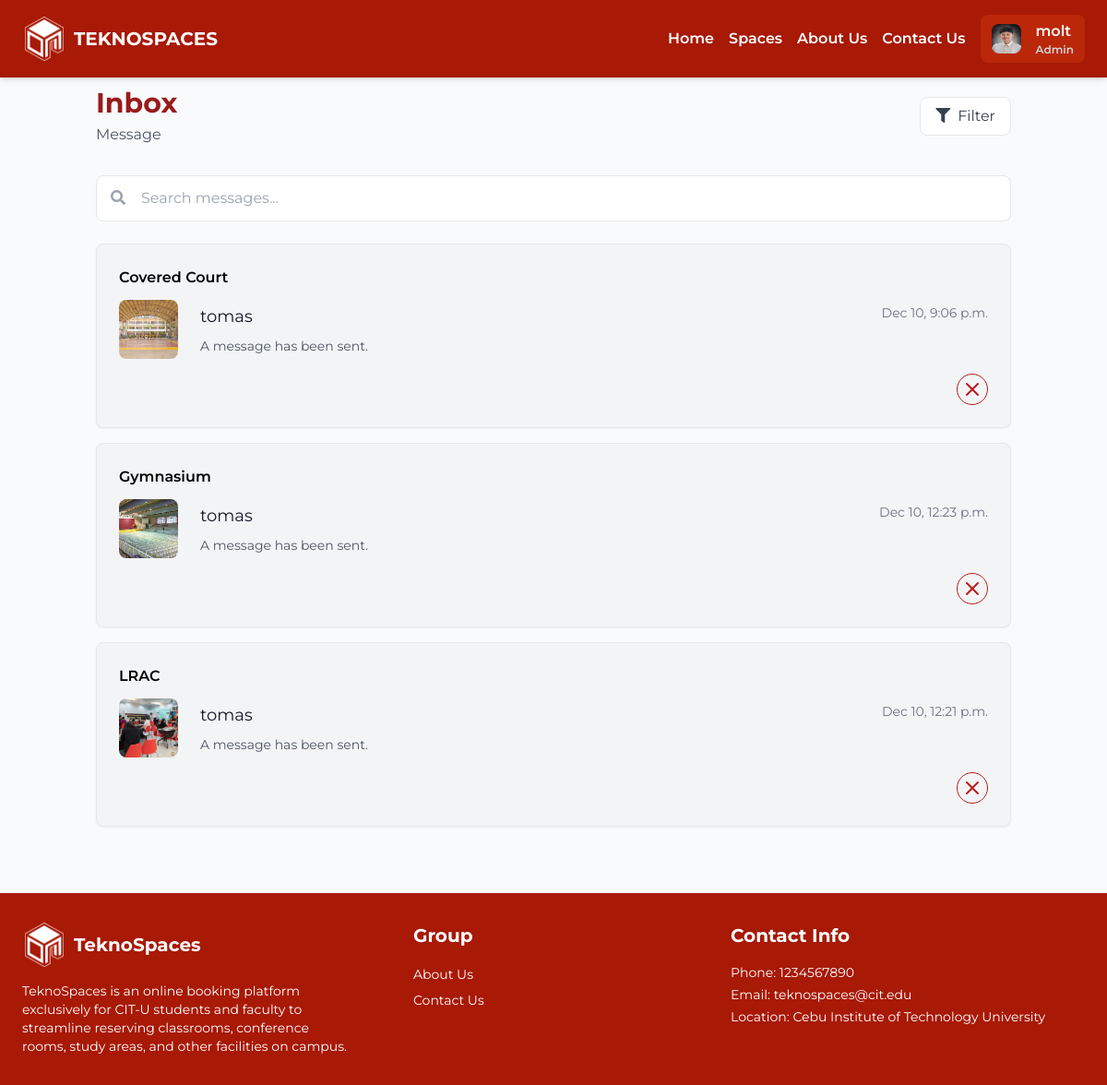
The app's page /inbox/ (signed in) with its own data.
### account/models.py (models this page shows)
class CustomUser(AbstractUser):
    profile_picture = models.ImageField(upload_to='prof_pic', blank=True, null=True)
    first_name = models.CharField(max_length=30, blank=True)
    last_name = models.CharField(max_length=30, blank=True)
    username = models.CharField(max_length=30, unique=True)
    email = models.EmailField(blank=True)
    sex = models.CharField(max_length=1, choices=[('M', 'Male'), ('F', 'Female')])
    year_level = models.IntegerField(null=True, blank=True, default=1)
    usertype = models.CharField(max_length=10, choices=[('student', 'Student'), ('faculty', 'Faculty'), ('admin', 'Admin')])
    program = models.CharField(max_length=100, null=True, default='Unrecorded')
    status = models.CharField(max_length=10, choices=[('active', 'Active'), ('inactive', 'Inactive')], default='active')

### conversation/models.py (models this page shows)
class Conversation(models.Model):
    space = models.ForeignKey(Space, related_name='conversation', on_delete=models.CASCADE)
    members = models.ManyToManyField(settings.AUTH_USER_MODEL, related_name='conversation')
    created_at = models.DateTimeField(auto_now_add=True)
    modified_at = models.DateTimeField(auto_now=True)
    is_read = models.BooleanField(default=False)
    class Meta:
        ordering = ('-modified_at',)

### space/models.py (models this page shows, shortened)
class Space(models.Model):
    main_image = models.ImageField(upload_to='space_images', blank=True, null=True)
    second_image = models.ImageField(upload_to='space_images', blank=True, null=True)
    third_image = models.ImageField(upload_to='space_images', blank=True, null=True)
    fourth_image = models.ImageField(upload_to='space_images', blank=True, null=True)
    fifth_image = models.ImageField(upload_to='space_images', blank=True, null=True)
    sixth_image = models.ImageField(upload_to='space_images', blank=True, null=True)
    title = models.CharField(max_length=100)
    category = models.ManyToManyField(Category, related_name='space')
    description = models.TextField(blank=True, null=True)
    price = models.FloatField()
    managed_by = models.ForeignKey(settings.AUTH_USER_MODEL, related_name='spaces', blank=True, null=True, on_delete=models.RESTRICT)
    booked_by = models.ForeignKey(settings.AUTH_USER_MODEL, related_name='space', blank=True, null=True, on_delete=models.SET_NULL)
    is_booked = models.BooleanField(default=False)
    date_created = models.DateField(auto_now_add=True)
    date_updated = models.DateTimeField(auto_now=True)
    book_count = models.IntegerField(null=True, blank=True, default=0)
    type = models.ManyToManyField(Type, related_name='space')
    venue = models.CharField(max_length=100)
    schedule = models.CharField(max_length= 16, null=True, blank=True, default='abcdefghijklmnop')
    seating_capacity = models.IntegerField()
    hasAirConditioner = models.BooleanField()
    hasInternet = models.BooleanField()
    hasTelevision = models.BooleanField()

### conversation/views.py (the view)
# urls.py: path('', views.inbox, name='inbox'),
@login_required
def inbox(request):
    search_query = request.GET.get('search', '')
    filter_type = request.GET.get('filter', '')
    conversations = Conversation.objects.filter(
        members=request.user
    ).order_by('-modified_at')
    if search_query:
        conversations = conversations.filter(
            Q(members__username__icontains=search_query) |
            Q(space__title__icontains=search_query) |
            Q(messages__content__icontains=search_query)
        ).distinct()
    if filter_type == 'unread':
        conversations = conversations.filter(is_read=False)
    elif filter_type == 'read':
        conversations = conversations.filter(is_read=True)
    elif filter_type == 'latest':
        conversations = conversations.order_by('-modified_at')
    paginator = Paginator(conversations, 10)  # 10 conversations per page
    page_number = request.GET.get('page', 1)
    conversations = paginator.get_page(page_number)
    context = {
        'conversations': conversations,
        'today': timezone.now(),
        'search_query': search_query,
        'filter_type': filter_type,
    }
    return render(request, 'conversation/inbox.html', context)

### conversation/templates/conversation/inbox.html (shortened to what this page needs)
{% extends 'core/base.html' %}
{% load static %}
{% block content %}
<div class="container mx-auto px-4 py-8 pt-[94px]">
    <div class="flex justify-between items-center mb-8">
        <div>
            <h1 class="text-3xl font-bold text-red-800">Inbox</h1>
            <p class="text-gray-600 mt-1">
                {% with total=conversations.count %}
                    {{ total }} Message{{ total|pluralize }}
                {% endwith %}
            </p>
        </div>
        <div class="flex space-x-4">
            <div class="relative group" x-data="{ open: false }" @mouseleave="setTimeout(() => open = false, 400)">
                <button @mouseenter="open = true"
                        @click="open = !open"
                        class="bg-white px-4 py-2 text-gray-700 border border-gray-200 rounded-lg hover:border-red-600 hover:text-red-600 transition-colors duration-200">
                    <i class="fas fa-filter mr-2"></i>Filter
                </button>
            </div>
        </div>
    </div>
    <form method="GET" action="." class="mb-6">
        <div class="relative">
            <input type="text"
                   name="search"
                   value="{{ request.GET.search }}"
                   placeholder="Search messages..."
                   class="w-full pl-12 pr-4 py-3 rounded-lg border border-gray-200 focus:ring-1 transition-all duration-200">
            <button type="submit" class="absolute left-4 top-1/2 transform -translate-y-1/2 text-gray-400">
                <i class="fas fa-search"></i>
            </button>
        </div>
    </form>
    <div class="space-y-4">
        {% for conversation in conversations %}
        <a href="{% url 'conversation:detail' conversation.id %}" class="block message-container" data-message-id="{{ conversation.id }}">
            <div class="p-6 rounded-lg shadow-sm hover:shadow-md transition-all duration-200 border {% if conversation.is_read %}bg-gray-100 border-gray-200{% else %}bg-white border-gray-300{% endif %}">
                <h2 class="font-semibold mb-3">{{ conversation.space.title }}</h2>
                <div class="flex items-center {% if not conversation.is_read %}font-bold{% endif %}">
                    <div class="flex-shrink-0 relative">
                        <img src="{{ conversation.space.main_image.url }}"
                             class="w-16 h-16 object-cover rounded-lg"
                             alt="{{ conversation.space.name }}">
                    </div>
                    <div class="ml-6 flex-grow">
                        {% for member in conversation.members.all %}
                            {% if member != request.user %}
                            <div class="flex justify-between items-start">
                                <div>
                                    <h2 class="text-lg text-gray-900">{{ member.username }}</h2>
                                </div>
                                <span class="text-sm text-gray-500">
                                    {% if conversation.modified_at|date:"Y-m-d" == today|date:"Y-m-d" %}
                                        Today, {{ conversation.modified_at|date:"g:i a" }}
                                    {% else %}
                                        {{ conversation.modified_at|date:"M j, g:i a" }}
                                    {% endif %}
                                </span>
                            </div>
                            <div class="flex items-center justify-between mt-2">
                                <p class="text-gray-600 text-sm line-clamp-2">
                                    {% if conversation.latest_message %}
                                        {{ conversation.latest_message.content|truncatechars:150 }}
                                    {% else %}
                                        A message has been sent.
                                    {% endif %}
                                </p>
                            </div>
                            {% endif %}
                        {% endfor %}
                    </div>
                </div>
                <form method="POST" action="{% url 'conversation:delete' conversation.id %}" onsubmit="return confirm('Are you sure you want to delete this conversation?');" class="mt-4 flex justify-end">
                    <button type="submit" class="group" title="Delete">
                        <div class="border border-red-700 p-1 rounded-full group-hover:bg-red-700 group-hover:border-transparent transition duration-300">
                            <svg xmlns="http://www.w3.org/2000/svg" class="h-6 w-6 text-red-700 group-hover:text-white" fill="none" viewBox="0 0 24 24" stroke="currentColor">
                                <path stroke-linecap="round" stroke-linejoin="round" stroke-width="2" d="M6 18L18 6M6 6l12 12" />
                            </svg>
                        </div>
                    </button>
                </form>
            </div>
        </a>
        {% endfor %}
    </div>
</div>
{% endblock %}

### core/templates/core/base.html (shortened to what this page needs)
<!DOCTYPE html>
<html lang="en">
<head>
    <script src="https://cdn.tailwindcss.com"></script>
    {% load static %}
    <link rel="stylesheet" href="{% static 'core/css/style.css' %}" type="text/css">
    <link rel="stylesheet" href="{% static 'css/base.css' %}" type="text/css">
    <link rel="stylesheet" href="https://cdnjs.cloudflare.com/ajax/libs/font-awesome/5.15.4/css/all.min.css">
</head>
<body class="bg-gray-50 font-sans relative">
    <nav class="py-4 px-6 flex flex-wrap items-center bg-[#A81906] shadow-md justify-between fixed z-[999999] w-full">
        {% load static %}
        <div class="flex items-center space-x-2">
            <img src="{% static 'core/images/logo-1.png' %}" alt="Logo" class="object-scale-down h-12 w-12">
            <a href="/" class="text-xl font-bold text-white">TEKNOSPACES</a>
        </div>
        <div class="w-full md:w-auto flex flex-col md:flex-row md:space-x-4 space-y-2 md:space-y-0 mt-4 md:mt-0 items-center md:justify-end">
            <a href="{% url 'core:index' %}" class="text-base font-semibold text-white hover:text-gray-300 transition">Home</a>
            <a href="{% url 'space:spaces' %}" class="text-base font-semibold text-white hover:text-gray-300 transition">Spaces</a>
            <a href="{% url 'core:about_us' %}" class="text-base font-semibold text-white hover:text-gray-300 transition">About Us</a>
            <a href="{% url 'core:contact_us' %}" class="text-base font-semibold text-white hover:text-gray-300 transition">Contact Us</a>
            {% if user.is_authenticated %}
                <div class="relative" id="profileDropdown">
                    <button onclick="toggleDropdown()" class="flex items-center px-3 py-1.5 text-base font-semibold bg-[#BA2709] text-white rounded-lg hover:bg-red-700 transition focus:outline-none">
                        {% if user.profile_picture %}
                            <img src="{{ user.profile_picture.url }}" alt="Profile Picture" class="h-8 w-8 rounded-lg mr-4">
                        {% else %}
                            <i class="fas fa-user-circle h-8 w-8 text-gray-500 mr-4"></i>
                        {% endif %}
                        <div class="flex flex-col items-start">
                            <span>{{ user.username }}</span>
                            {% if user.is_superuser %}
                                <span class="text-xs text-gray-300 mt-.2">Admin</span>
                            {% endif %}
                        </div>
                    </button>
                </div>
            {% else %}
                <a href="{% url 'core:log_in' %}" class="flex items-center px-3 py-1.5 text-base font-semibold bg-[#BA2709] text-white rounded-lg hover:bg-red-700 transition">
                    <span>Log In</span>
                </a>
            {% endif %}
        </div>
    </nav>
    {% block content %}
    {% endblock %}
    <footer class="py-8 px-6 bg-[#A81906] mt-10">
        <div class="max-w-7xl mx-auto flex flex-wrap justify-between">
            <div class="w-full md:w-1/3 mb-6 md:mb-0 pr-6">
                <div class="flex items-center space-x-2 mb-4">
                    <img src="{% static 'core/images/logo-1.png' %}" alt="Logo" class="object-scale-down h-12 w-12">
                    <h3 class="text-xl font-bold text-white">TeknoSpaces</h3>
                </div>
                <p class="text-sm text-white">TeknoSpaces is an online booking platform exclusively for CIT-U students and faculty to streamline reserving classrooms, conference rooms, study areas, and other facilities on campus.</p>
            </div>
            <div class="w-full md:w-1/3 mb-6 md:mb-0 pr-6">
                <div class="ml-10">
                    <h3 class="text-xl font-bold text-white mb-4">Group</h3>
                    <ul class="space-y-1">
                        <li><a href="{% url 'core:about_us' %}" class="text-sm text-white hover:text-gray-300 transition">About Us</a></li>
                        <li><a href="{% url 'core:contact_us' %}" class="text-sm text-white hover:text-gray-300 transition">Contact Us</a></li>
                    </ul>
                </div>
            </div>
            <div class="w-full md:w-1/3 pr-6">
                <h3 class="text-xl font-bold text-white mb-4">Contact Info</h3>
                <ul class="space-y-1">
                    <li class="text-sm text-white">Phone: 1234567890</li>
                    <li class="text-sm text-white">Email: teknospaces@cit.edu</li>
                    <li class="text-sm text-white">Location: Cebu Institute of Technology University</li>
                </ul>
            </div>
        </div>
    </footer>
</body>
</html>

### static/css/base.css (style rules this page uses)
body { font-family: 'Montserrat', sans-serif; }

### conversation/templates/conversation/inbox.html (style rules this page uses)
.line-clamp-2 { display: -webkit-box; -webkit-line-clamp: 2; -webkit-box-orient: vertical; overflow: hidden; }

### records on screen
CustomUser: profile_picture (picture), username "molt"
Conversation: space "Covered Court", space.main_image (picture), modified_at "Dec 10, 9:06 p.m."
CustomUser: username "tomas"
Conversation: space "Gymnasium", space.main_image (picture), modified_at "Dec 10, 12:23 p.m."
Conversation: space "LRAC", space.main_image (picture), modified_at "Dec 10, 12:21 p.m."
